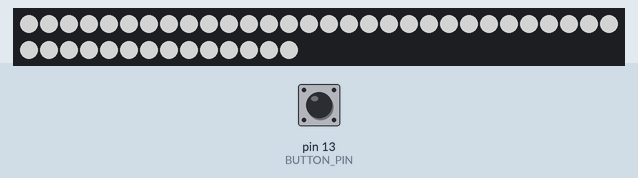
Recording of a sketch running on a simulated Arduino Uno, built with avr-gcc and run on an emulated ATmega328P. Parts: 44 RGB LEDs in strip order, left to right, continuing on the next row. The test bench sets the inputs (shaded band); at power-on: pin 13 (BUTTON_PIN) HIGH. Dim RGB values are drawn brighter than linear.

Above: at 1.2 s.
1.3 s: pin 13 (BUTTON_PIN) pulled LOW for 0.15 s
At 2.4 s:
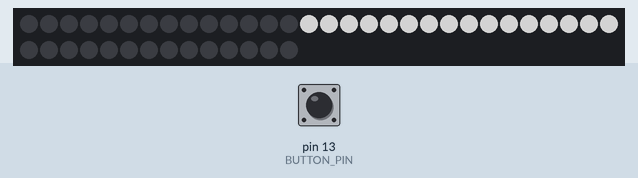
2.9 s: pin 13 (BUTTON_PIN) pulled LOW for 1 s
At 3.5 s:
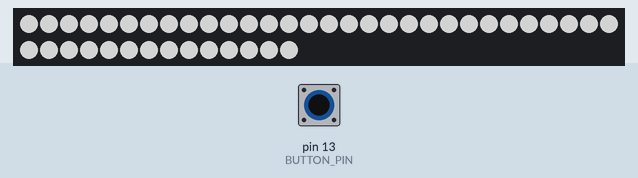
5.4 s: pin 13 (BUTTON_PIN) pulled LOW for 3.2 s
At 6.7 s:
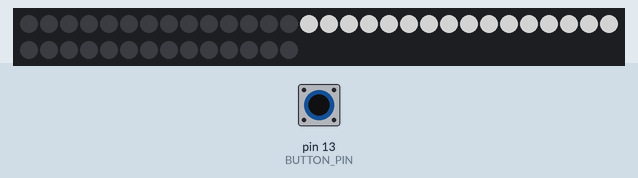
Timing chart, 0 to 8.4 s (numbered marks = the images above; inputs shaded):
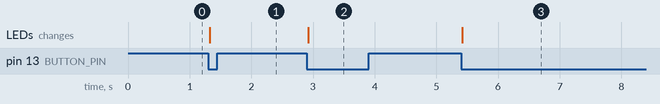

Measured:
- after the input at 1.3 s, the LEDs: change at once (image 1)
- after the input at 2.9 s, the LEDs: change at once (image 2)
- after the input at 5.4 s, the LEDs: change at once (image 3)

The sketch:

luzBotella.ino
```cpp
// Reference code: https://github.com/adafruit/Adafruit_NeoPixel/blob/master/examples/buttoncycler/buttoncycler.ino
//Reference library: https://learn.adafruit.com/adafruit-neopixel-uberguide/arduino-library-use

#include <Adafruit_NeoPixel.h>

#define BUTTON_PIN   13    // Digital IO pin connected to the button.  This will be
                          // driven with a pull-up resistor so the switch should
                          // pull the pin to ground momentarily.  On a high -> low
                          // transition the button press logic will execute.

#define PIXEL_PIN    6    // Digital IO pin connected to the NeoPixels.

#define PIXEL_COUNT 44

// Parameter 1 = number of pixels in strip,  neopixel stick has 8
// Parameter 2 = pin number (most are valid)
// Parameter 3 = pixel type flags, add together as needed:
//   NEO_RGB     Pixels are wired for RGB bitstream
//   NEO_GRB     Pixels are wired for GRB bitstream, correct for neopixel stick
//   NEO_KHZ400  400 KHz bitstream (e.g. FLORA pixels)
//   NEO_KHZ800  800 KHz bitstream (e.g. High Density LED strip), correct for neopixel stick
Adafruit_NeoPixel strip = Adafruit_NeoPixel(PIXEL_COUNT, PIXEL_PIN, NEO_GRB + NEO_KHZ800);

bool oldState = HIGH;
int showType = 0;
uint32_t white = strip.Color(127, 127, 127);

void setup() {
  pinMode(BUTTON_PIN, INPUT_PULLUP);
  strip.begin();
  strip.fill(white,0,0);
  strip.show(); // Initialize all pixels to 'off'
}

void loop() {
  // Get current button state.
  bool newState = digitalRead(BUTTON_PIN);

  // Check if state changed from high to low (button press).
  if (newState == LOW && oldState == HIGH) {
    // Short delay to debounce button.
    delay(20);
    // Check if button is still low after debounce.
    newState = digitalRead(BUTTON_PIN);
    if (newState == LOW) {
      showType++;
      if (showType > 1)
        showType=0;
      startShow(showType);
    }
  }

  // Set the last button state to the old state.
  oldState = newState;
}

void startShow(int i) {
  switch(i){
    case 0: todo(200);    // Black/off
            break;
    case 1:  mitad(200); // Blue
            break;
  }
}

// Fill the dots one after the other with a color
void mitad( uint8_t wait){
  strip.clear();
  strip.show();
  strip.fill(white, 14, 16);
  strip.show();
  delay(wait);
}

void todo(uint8_t wait) {
    strip.fill(white,0,0);
    strip.show();
    delay(wait);
}
```
